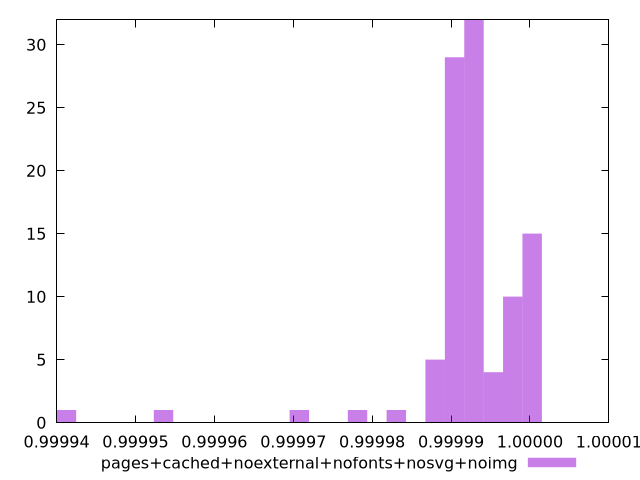

Here is the gnuplot script that generated this plot:
$_pagesCachedNoexternalNofontsNosvgNoimg <<EOF
0.999990439190438 29
0.9999928986590872 32
0.999997817596386 10
0.9999879797217887 5
1.0000002770650351 15
0.9999953581277365 4
0.99998306078449 1
0.9999535471606981 1
0.9999707634412434 1
0.9999412498174515 1
0.9999781418471914 1
EOF
set key outside below
set terminal pngcairo
set output "report_00005_2020-11-02T22-26-11.212Z/max-potential-fid/pages+cached+noexternal+nofonts+nosvg+noimg//hist.png"
set yrange [0:32]
set boxwidth 0.0000024594686493217654
set style fill transparent solid 0.5 noborder
plot $_pagesCachedNoexternalNofontsNosvgNoimg title "pages+cached+noexternal+nofonts+nosvg+noimg" with boxes ,
